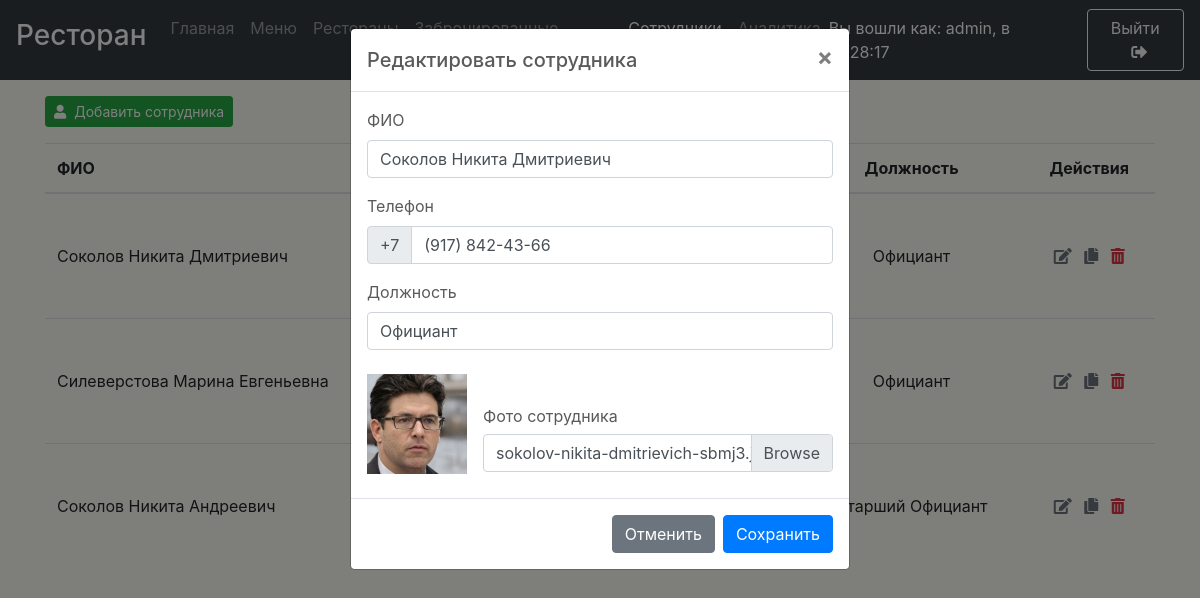
Page /employees?id=146&state=1 (signed in) on the committed database.
### tables this page shows
CREATE TABLE `employees` (
  `e_id` int(11) NOT NULL AUTO_INCREMENT,
  `e_name` varchar(100) DEFAULT NULL,
  `e_tel` varchar(20) DEFAULT NULL,
  `e_post` varchar(30) DEFAULT NULL,
  `e_photo` varchar(100) DEFAULT '././uploads/employes',
  PRIMARY KEY (`e_id`)
);

### config/config.php (called while the page is built)
<?
    $_CONFIG = [
        'DATABASE' => [
            'HOST' => 'localhost',
            'NAME' => 'lab2',
            'USERNAME' => 'root',
            'PASS' => '',
            'CHARSET' => 'utf8',
            'CONNECT' => $_SERVER['DOCUMENT_ROOT'] . '/core/database/db-connect.php'
        ],
        'SRC_PATH' => $_SERVER['DOCUMENT_ROOT'] . '/core/src/',
        'FUNCTIONS_PATH' => $_SERVER['DOCUMENT_ROOT'] . '/core/functions/',
        'TEMPLATES' => [
            'HEADER' => $_SERVER['DOCUMENT_ROOT'] . '/core/templates/header.php',
            'FOOTER_ALL_SCRIPTS' => $_SERVER['DOCUMENT_ROOT'] . '/core/templates/footer-all-scripts.php',
            'FOOTER_BOOTSTRAP' => $_SERVER['DOCUMENT_ROOT'] . '/core/templates/footer-bootstrap-scripts.php',
            'FOOTER_CRUD' => $_SERVER['DOCUMENT_ROOT'] . '/core/templates/footer-crud.php',
        ],
        'ANALITYCS' => [
            'MODULE_FOLDER' => $_SERVER['DOCUMENT_ROOT'] . '/core/magic/analitycs',
            'FULL_PATH_TO_MODULE' => $_SERVER['DOCUMENT_ROOT'] . '/core/magic/analitycs/analytics.php',
            'DEL' => 'core/magic/analitycs/delete-page',
        ],
        'RESERVATIONS' => [
            'MODULE_FOLDER' => $_SERVER['DOCUMENT_ROOT'] . '/core/magic/reservations',
            'HANDLE' => 'core/magic/reservations/handle-reservation',
            'CPY' => 'core/magic/reservations/copy-reservation',
            'DEL' => 'core/magic/reservations/delete-reservation',
            'OLD' => 'core/magic/reservations/delete-old-reservations',
        ],
        'EMPLOYEES' =>[
            'MODULE_FOLDER' => $_SERVER['DOCUMENT_ROOT'] . '/core/magic/employees',
            'HANDLE' => 'core/magic/employees/handle-employee',
            'CPY' => 'core/magic/employees/copy-employee',
            'DEL' => 'core/magic/employees/delete-employee',
            'PATH_TO_PHOTOS' => 'uploads/employees/',
            'FULL_PATH_TO_PHOTOS' => $_SERVER['DOCUMENT_ROOT'] . '/uploads/employees/',
            'IMAGE_W' => 100,
            'IMAGE_H' => 100
        ],
    ];

### employees.php (the view, shortened to what this page needs)
<?php
  if (!isset($_SESSION['login'])){
    header('HTTP/1.0 404 Not Found');
    header('Status: 404 Not Found');
  }
  else{
    require_once($_SERVER['DOCUMENT_ROOT'] . "/config/config.php");
    $id = isset($_GET["id"]) ? $_GET["id"] : NULL;
    $state = isset($_GET["state"]) ? $_GET["state"] : -1;
    $name = NULL;
    $tel = NULL;
    $post = NULL;
    $image_name = NULL;
    if (($state == 0 || $state == 1 || $state == 2) && $id){
      $str = $db->prepare("SELECT * FROM employees WHERE e_id = $id");
      $str->execute();
      $result = $str->fetch();
      if (isset($result)){
        $name = $result["e_name"];
        $tel = str_replace ( "+7 " , "", $result['e_tel']);
        $post = $result["e_post"];
        $image_name = $result["e_photo"];
      }
    }
    $name = isset($_GET["name"]) ? $_GET["name"] : $name;
    $tel = isset($_GET["tel"]) ? $_GET["tel"] : $tel;
    $post = isset($_GET["post"]) ? $_GET["post"] : $post;
    $image_name = isset($_GET["image_name"]) ? $_GET["image_name"] : $image_name;
?>
  <main role="main" id="main">
    <div class="container mt-5 mb-5">
      <? if ((!isset($_SESSION['login']) || ($db == NULL))):?>
        <h1>
          Вы должны зайти в аккаунт чтобы просмотреть содержимое!
        </h1>
      <? else:?>
        <div class="modal fade" id="handlerModal" tabindex="-1" role="dialog" aria-labelledby="modalLabel" aria-hidden="true">
          <div class="modal-dialog" role="document">
              <div class="modal-content">
                  <div class="modal-header">
                    <h5 class="modal-title" id="modalLabel"><?=$id?"Редактировать сотрудника":"Добавить сотрудника"?></h5>
                    <button type="button" class="close" data-dismiss="modal" aria-label="Close">
                      <span aria-hidden="true">&times;</span>
                    </button>
                  </div>
                  <form action="<?=$_CONFIG['EMPLOYEES']['HANDLE']?>" enctype="multipart/form-data" method="POST" class="needs-validation" novalidate>
                    <div class="modal-body mb-2">
                      <div class="form-group">
                          <label for="name">ФИО</label>
                          <input type="text" class="form-control" id="name" name="name"  minlength=3 maxlength="100" value="<?=$name?>"  pattern="^[A-яёЁA-z\s]{3,100}$" required >
                      </div>
                      <div class="form-group">
                          <label for="tel">Телефон</label>
                          <div class="input-group">
                            <div class="input-group-prepend">
                              <div class="input-group-text">+7</div>
                            </div>
                            <input type="tel" class="form-control" id="tel" name="tel" pattern="^\s?[\(]{0,1}9[0-9]{2}[\)]{0,1}\s?\d{3}[-]{0,1}\d{2}[-]{0,1}\d{2}$" value="<?=$tel?>" required>
                          </div>
                      </div>
                      <div class="form-group">
                        <label for="post">Должность</label>
                        <input type="text" class="form-control" autocomplete="off" id="post" name="post" pattern="^[A-яёЁ\s]{3,30}$" value="<?=$post?>" minlength="3" maxlength="30" required>
                      </div>
                      <div class="d-flex justify-content-between align-items-end">
                        <?if($image_name):?>
                          <div id="photo_preview" class="mt-2" style="width=auto; margin-right:1rem">
                            <img id="photo" width="<?=$_CONFIG['EMPLOYEES']["IMAGE_W"]?>" height="<?=$_CONFIG['EMPLOYEES']["IMAGE_H"]?>" src="<?=$_CONFIG['EMPLOYEES']["PATH_TO_PHOTOS"].$image_name?>" alt="Preview">
                          </div>
                        <?else:?>
                          <div id="photo_preview" class="mt-2" style="width=0% ">
                          </div>
                        <?endif;?>
                        <div class="custom-file mb-0 h-100">
                          <label for="image">Фото сотрудника</label>
                          <label class="custom-file-label mb-0" for="image" style="margin-top: 30px; text-overflow: ellipsis; overflow: hidden; padding-right: 87СИ/px;"><?=$image_name ? $image_name : "Выберите файл" ?></label>
                        </div>
                      </div>
                    </div>
                    <div class="modal-footer">
                      <button type="button" class="btn btn-secondary" data-dismiss="modal"><?=$id?"Отменить":"Закрыть"?></button>
                      <button type="submit" class="btn btn-primary"><?=$id?"Сохранить":"Добавить"?></button>
                    </div>
                  </form>
              </div>
          </div>
        </div>
        <button type="button" class="btn btn-sm btn-success mb-3" data-toggle="modal" data-target="#handlerModal"><i class="fas fa-user mr-2"></i>Добавить сотрудника</button>
        <table class="w-100 table">
          <thead>
            <tr>
                <th>ФИО</th>
                <th class="text-center">Фотография</th>
                <th class="text-center">Телефон</th>
                <th class="text-center">Должность</th>
                <th class="text-center">Действия</th>
            </tr>
          </thead>
            <?
                if ($db):
                  $result = $db->query("SELECT * FROM employees");
                  foreach($result as $result_value):?>
                      <tr>
                          <td><?=$result_value['e_name']?></td>
                          <td class="text-center">
                          </td>
                          <td class="text-center"><?=$result_value['e_tel']?></td>
                          <td class="text-center"><?=$result_value['e_post']?></td>
                          <td class="text-center">
                            <a title="Редактировать" href="employees?id=<?=$result_value['e_id']?>&state=1" class="text-muted mr-2" rel="nofollow"><i class="fas fa-edit"></i></a>
                            <a title="Дублировать" href="<?=$_CONFIG['EMPLOYEES']['CPY']?>?id=<?=$result_value['e_id']?>" class="text-muted mr-2" rel="nofollow"><i class="fas fa-copy"></i></a>
                            <a title="Удалить" href="employees?id=<?=$result_value['e_id']?>&state=2" class="text-danger" rel="nofollow"><i class="fas fa-trash-alt"></i></a>
                          </td>
                      </tr>
                  <?endforeach;
                endif;?>
        </table>
      <? endif;?>
    </div>
</main>
<?
}
?>

### core/src/css/main.css (style rules this page uses)
body { color: #5a5a5a; background-color: #f7ffb725; }
main { padding: 3rem 0 2rem; }
body { min-height: 100vh; }
table a { color: inherit!important; }

### core/src/css/all.css (style rules this page uses)
.fa, .fas, .far, .fal, .fad, .fab { -moz-osx-font-smoothing: grayscale; -webkit-font-smoothing: antialiased; display: inline-block; font-style: normal; font-variant: normal; text-rendering: auto; line-height: 1; }
.fa-copy:before { content: "\f0c5"; }
.fa-edit:before { content: "\f044"; }
.fa-trash-alt:before { content: "\f2ed"; }
.fa-user:before { content: "\f007"; }
.fa, .fas { font-family: 'Font Awesome 5 Free'; font-weight: 900; }

### rows in the picture
employees: name "Соколов Никита Дмитриевич", tel "(917) 842-43-66", post "Официант", e_photo (picture), e_photo "sokolov-nikita-dmitrievich-sbmj3.jpg", e_name "Соколов Никита Дмитриевич", e_post "Официант"
employees: e_name "Силеверстова Марина Евгеньевна", e_post "Официант"
employees: e_name "Соколов Никита Андреевич", e_post "Старший Официант"

### other values in the picture
$_SESSION['login'] "admin"
$_SESSION['login_time'] "13:28:17"
